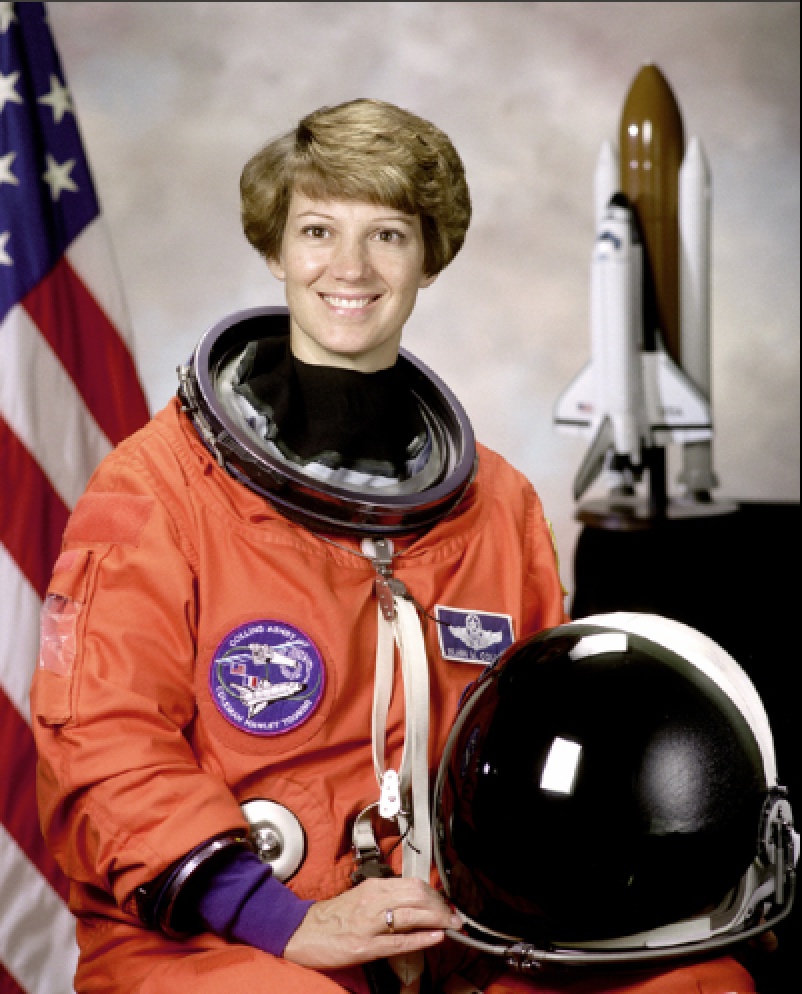
#> input picture im_proc_functions/SkinDetector/tests/test_image.png, 802 x 994 px; its folder holds only this picture in this run
$ python -i __init__.py   (imports and definitions only)
#> lines starting #> are read from the running program, lines starting #| are printed output that depends on the picture
import os
import numpy as np
from bs4 import BeautifulSoup
import requests
import cv2
import pandas as pd
import random
from scipy import stats

# [60 lines left out: functions list_images, extract_image_properties, scrape_images, not called in this run]


def crop_by_scale(img, scale=1.0):
    center_x, center_y = img.shape[1] / 2, img.shape[0] / 2
    width_scaled, height_scaled = img.shape[1] * scale, img.shape[0] * scale
    left_x, right_x = center_x - width_scaled / 2, center_x + width_scaled / 2
    top_y, bottom_y = center_y - height_scaled / 2, center_y + height_scaled / 2
    img_cropped = img[int(top_y):int(bottom_y), int(left_x):int(right_x)]
    return img_cropped


def extract_face(image_path, store_locally=False, output_directory="", group=False):
#> called with image_path = 'SkinDetector/tests/test_image.png', store_locally = False, output_directory = '', group = False
    face_cascade = cv2.CascadeClassifier(cv2.data.haarcascades + "haarcascade_frontalface_default.xml")
    # print(type(face_cascade))
    try:
        image = cv2.imread(image_path)
#> image is the input picture: shape (994, 802, 3); mean B, G, R 96.4, 103.3, 136.9
        if image.shape[0] < 120 or image.shape[1] < 120:
            print(f'resolution for {image_path} is too low: {image.shape}')
            return np.nan
        greyscale = cv2.cvtColor(image, cv2.COLOR_BGR2GRAY)
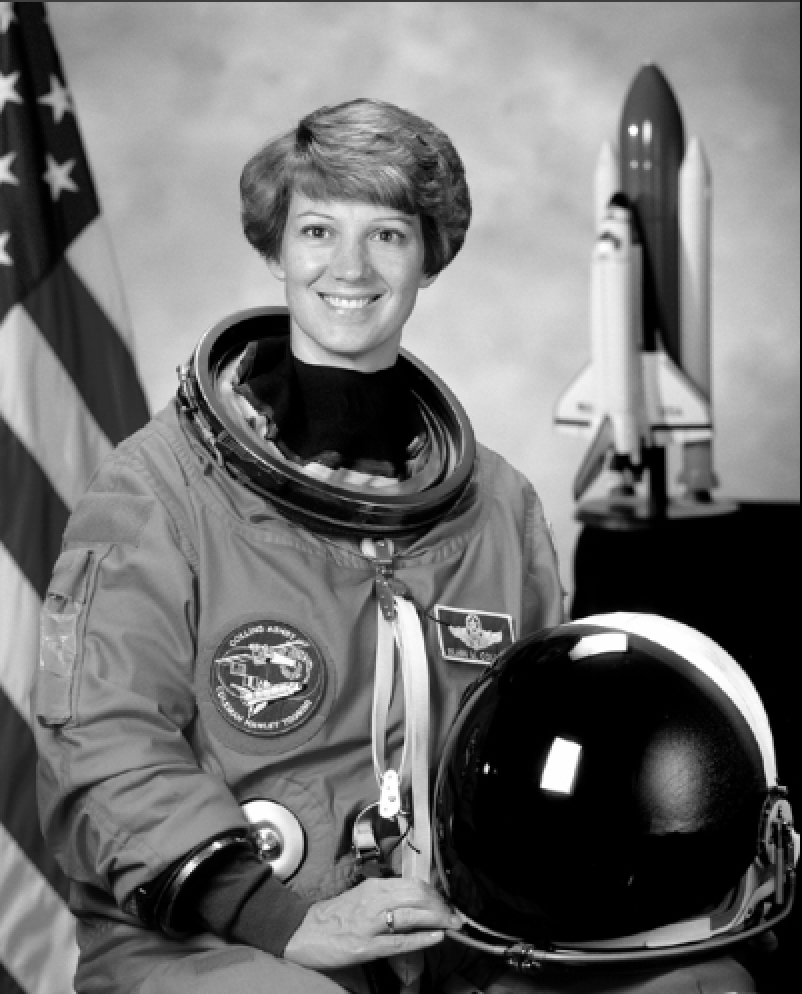
#> greyscale: shape (994, 802); min 0, max 255, mean 112.6
        greyscale = cv2.equalizeHist(greyscale)
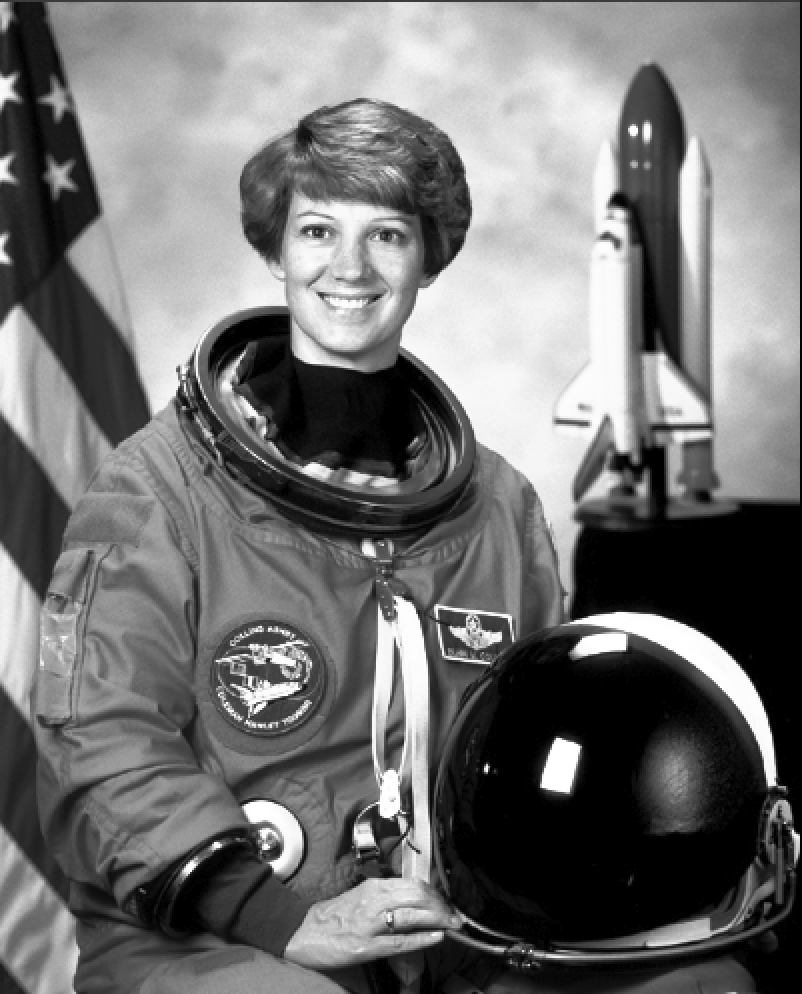
#> greyscale: shape (994, 802); min 0, max 255, mean 114.1
        detected_faces = face_cascade.detectMultiScale(greyscale, 1.1, 4)
#> detected_faces = [[203, 502, 34, 34], [658, 755, 38, 38], [272, 176, 156, 156]]
        face_images = []
        i = 0
        for (x, y, w, h) in detected_faces:
            # cv2.rectangle(image, (x, y), (x + w, y + h), (0, 255, 0), 2)
            current_face = image[y:y + h, x:x + w]
            current_face = crop_by_scale(current_face, scale=0.6)
            if store_locally:
                if not output_directory:
                    output_directory = os.path.join(os.getcwd(), image.stem)
                if not os.path.exists(output_directory):
                    os.mkdir(output_directory)
                output_path = os.path.join(output_directory, '_'.join([image_path.stem, str(i)]))
                cv2.imwrite(output_path, current_face)
            face_images.append(current_face)
            i += 1
#> this loop made 3 passes
#> (x, y, w, h, center_x in crop_by_scale, center_y in crop_by_scale, width_scaled in crop_by_scale, height_scaled in crop_by_scale) on passes 1 to 3: (203, 502, 34, 34, 17, 17, 20.4, 20.4), (658, 755, 38, 38, 19, 19, 22.8, 22.8), (272, 176, 156, 156, 78, 78, 93.6, 93.6)
#> pass 1, in extract_face, `current_face = image[y:y + h, x:x + w]`:
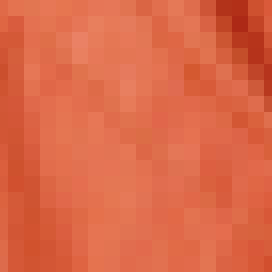
#> current_face: shape (34, 34, 3) (shown 8 times larger); mean B, G, R 71.3, 104, 221.1
#> pass 1, in crop_by_scale, `img_cropped = img[int(top_y):int(bottom_y), int(left_x):int(right_x)]`:
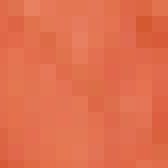
#> img_cropped: shape (21, 21, 3) (shown 8 times larger); mean B, G, R 78.2, 111.1, 225.6
#> pass 2, in extract_face, `current_face = image[y:y + h, x:x + w]`:
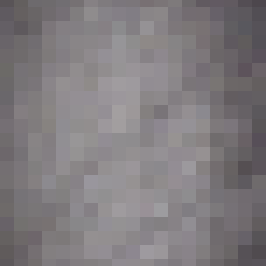
#> current_face: shape (38, 38, 3) (shown 7 times larger); mean B, G, R 126.4, 123.4, 127.8
#> pass 2, in crop_by_scale (call 2), `img_cropped = img[int(top_y):int(bottom_y), int(left_x):int(right_x)]`:
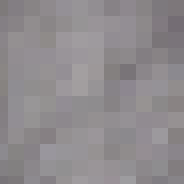
#> img_cropped: shape (23, 23, 3) (shown 8 times larger); mean B, G, R 142.1, 139.1, 143.2
#> after the loop, face_images = 3 items; i = 3; output_directory = ''
        # print(f"{str(i)} faces detected in {os.path.basename(image_path)}")
        if i == 1 or group:
            return face_images[0]
        else:
            return random.choice(face_images)
    except:
        print(f'problem with {image_path}, storing NAN')
        return np.nan


# [50 lines left out: functions add_greyscale_stats, get_greyscale_stats, batch_process, not called in this run]


# [7 lines of commented-out code are left out]

>>> result = extract_face('SkinDetector/tests/test_image.png')
